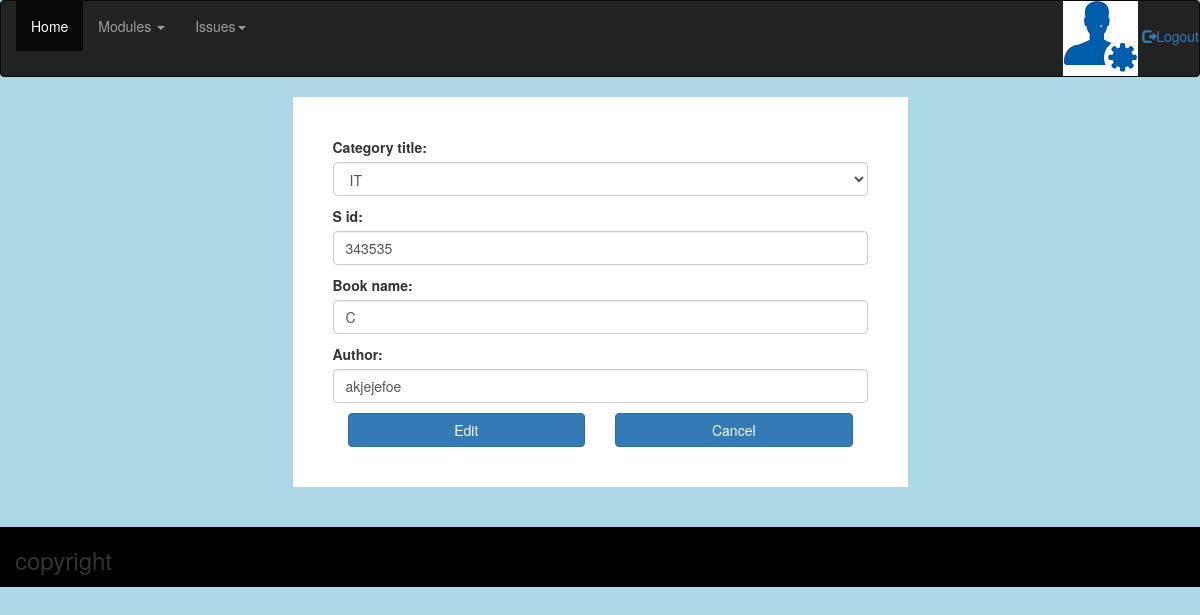
Page /admin-dash/book/update/3/ (signed in) on the earlier database version.
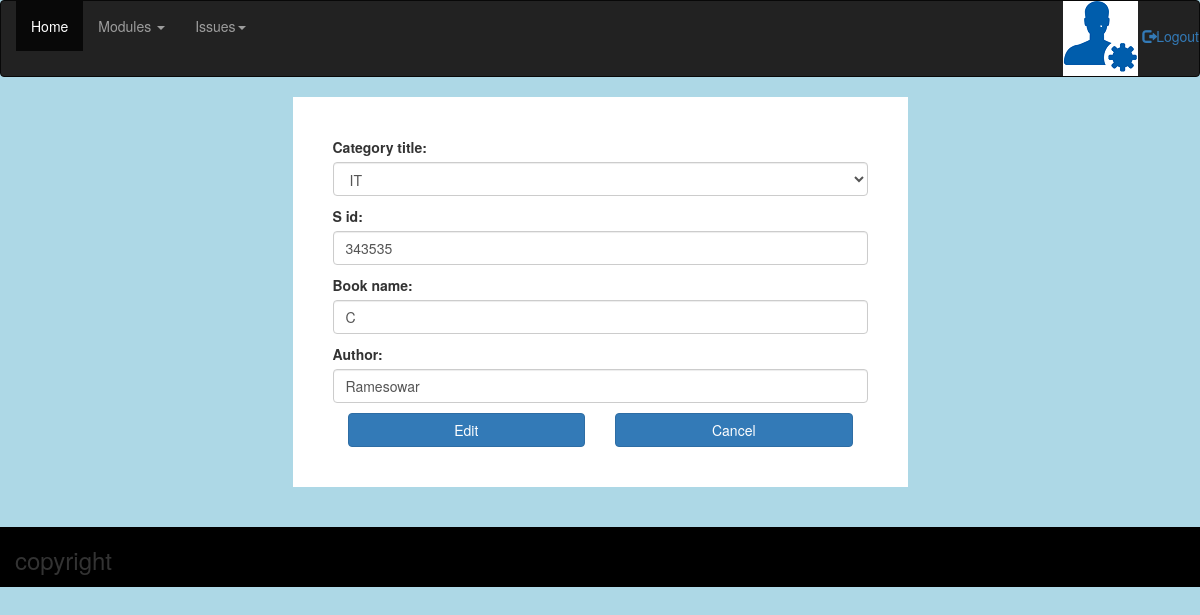
Same page on the later database version.
### libraryapp/models.py (models this page shows, shortened)
class Book(models.Model):
    category_title = models.CharField(
        max_length=30, choices=CATEGORY_CHOICES, default=1)
    s_id = models.IntegerField(max_length=20, blank=False)
    book_name = models.CharField(max_length=30, blank=False)
    author = models.CharField(max_length=20, blank=False)

### libraryapp/views.py (the view)
class AdminBookUpdateView(LoginRequiredMixin, UpdateView):
    login_url = '/login/'
    template_name = 'book/adminbookupdate.html'
    queryset = Book.objects.all()
    modal = Book
    form_class = BookForm
    success_url = '/admin-dash/book/'

### libraryapp/forms.py
class BookForm(forms.ModelForm):
    class Meta:
        model = Book
        fields = ['category_title', 's_id', 'book_name', 'author']
    def __init__(self, *args, **kwargs):
        super().__init__(*args, **kwargs)
        for field in iter(self.fields):
            self.fields[field].widget.attrs.update(
                {'class': 'form-control'})

### templates/book/adminbookupdate.html (shortened to what this page needs)
{% extends '../base.html' %}
{% load static %}
     {% block content %}
     <div class="row">
        <div class="col-md-6 col-md-offset-3" style="background-color: #fff; padding: 40px;">
         <form method="POST">
             {{ form.as_p }}
             <div class="col-md-6">
                <button class="btn btn-primary btn-block">Edit</button>
             </div>
            <div class="col-md-6">
                <a href="{% url 'libraryapp:adminbooklist' %}" class="btn btn-primary btn-block pull-right">Cancel</a>
            </div>
         </form>
                 </div>
      </div>
   {% endblock %}

Differences in the rows shown:
changed Book "IT": author "akjejefoe" → "Ramesowar"
